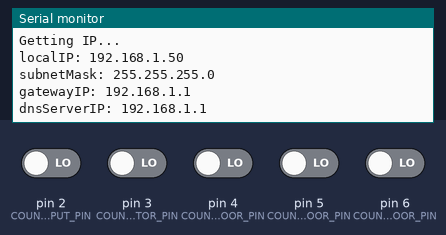
A sketch run on a simulated Arduino Uno, built with avr-gcc and run on an emulated ATmega328P. Parts: the last lines printed to the serial monitor. The inputs (shaded band) are chosen by the test bench; at power-on: pin 2 (COUNTER_INPUT_PIN), pin 3 (COUNTER_COLLECTOR_PIN), pin 4 (COUNTER_WARMFLOOR_PIN), pin 5 (COUNTER_FIRSTFLOOR_PIN), pin 6 (COUNTER_SECONDFLOOR_PIN) LOW. WiFi joins after 1.5 s; servers stay silent unless stated; no MQTT or app messages arrive unless stated.

Above: at 2.7 s.
2.8 s: pin 2 (COUNTER_INPUT_PIN) driven HIGH
At 4.0 s:
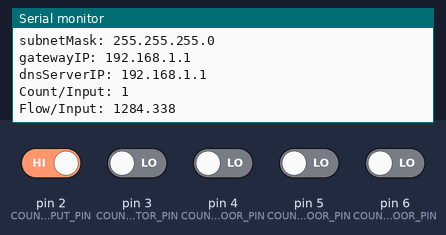
4.3 s: pin 3 (COUNTER_COLLECTOR_PIN) driven HIGH
At 4.9 s:
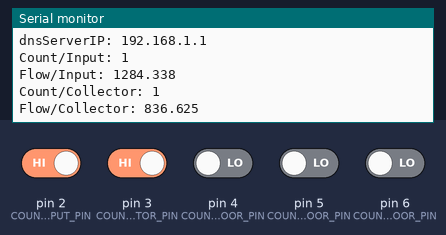
5.8 s: pin 4 (COUNTER_WARMFLOOR_PIN) driven HIGH
At 6.3 s:
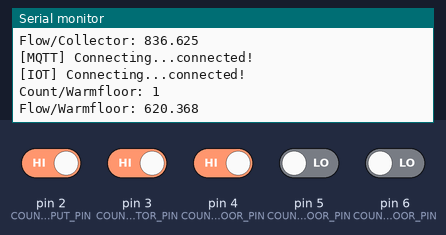
7.3 s: pin 5 (COUNTER_FIRSTFLOOR_PIN) driven HIGH
At 8.5 s:
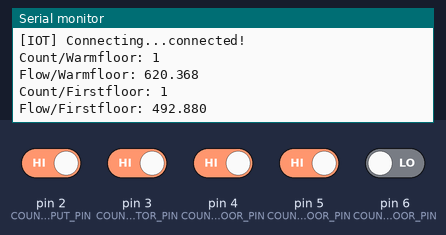
8.8 s: pin 6 (COUNTER_SECONDFLOOR_PIN) driven HIGH
At 9.8 s:
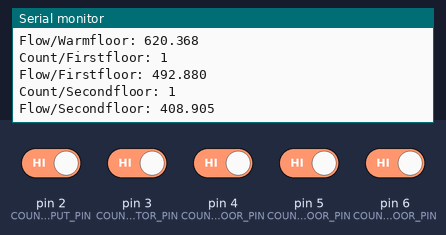

The sketch:

2017-10-22_19_51_44_437.ino
```cpp
/*
 Name:		MQTT.ino
*/

#include <Ethernet.h>
#include <PubSubClient.h>
#include <Bounce2.h>

long now = 0;

EthernetClient ethClient;
byte MAC_ADDRESS[] = { 0x90, 0xA2, 0xDA, 0x0D, 0x31, 0xB8 };

#define MQTT_SERVER "10.20.30.60"
PubSubClient mqttClient(ethClient);
unsigned long mqttlastReconnectAttempt = 0;

#define IOT_SERVER "mqtt.thingspeak.com"
#define CHANELL_ID "344138"
#define WRITE_API_KEY "MVZK45X89XJ2E8EZ"
PubSubClient iotClient(ethClient);
unsigned long iotlastReconnectAttempt = 0;

#define COUNTER_INPUT_PIN 2
Bounce debouncerInputPin = Bounce();
unsigned int counterInputCount = 0;
unsigned long counterInputTime = 0;

#define COUNTER_COLLECTOR_PIN 3
Bounce debouncerCollectorPin = Bounce();
unsigned int counterCollectorCount = 0;
unsigned long counterCollectorTime = 0;

#define COUNTER_WARMFLOOR_PIN 4
Bounce debouncerWarmfloorPin = Bounce();
unsigned int counterWarmfloorCount = 0;
unsigned long counterWarmfloorTime = 0;

#define COUNTER_FIRSTFLOOR_PIN 5
Bounce debouncerFirstfloorPin = Bounce();
unsigned int counterFirstfloorCount = 0;
unsigned long counterFirstfloorTime = 0;

#define COUNTER_SECONDFLOOR_PIN 6
Bounce debouncerSecondfloorPin = Bounce();
unsigned int counterSecondfloorCount = 0;
unsigned long counterSecondfloorTime = 0;

boolean mqttReconnect() {
	if (mqttClient.connect("arduinoClient")) {
		Serial.println("connected!");
		// Once connected, publish an announcement...
		mqttClient.publish("outTopic", "hello world");
		// ... and resubscribe
		//mqttClient.subscribe("inTopic");
	}
	return mqttClient.connected();
}

boolean iotReconnect() {
	if (iotClient.connect("arduinoClient")) {
		Serial.println("connected!");
		// Once connected, publish an announcement...
		iotClient.publish("outTopic", "hello world");
	}
	return iotClient.connected();
}

//void countImp(void) {
//	c++;
//	String pubString = String(c);
//	//pubString = "{\"idx\":7,\"nvalue\":0,\"svalue\":\"" + pubString + "\"}";
//	Serial.println(pubString);
//	mqttClient.publish("H2O/Count", pubString.c_str());
//}

void setup() {
	pinMode(COUNTER_INPUT_PIN, INPUT);
	debouncerInputPin.attach(COUNTER_INPUT_PIN);
	debouncerInputPin.interval(5);
	pinMode(COUNTER_COLLECTOR_PIN, INPUT);
	debouncerCollectorPin.attach(COUNTER_COLLECTOR_PIN);
	debouncerCollectorPin.interval(5);
	pinMode(COUNTER_WARMFLOOR_PIN, INPUT);
	debouncerWarmfloorPin.attach(COUNTER_WARMFLOOR_PIN);
	debouncerWarmfloorPin.interval(5);
	pinMode(COUNTER_FIRSTFLOOR_PIN, INPUT);
	debouncerFirstfloorPin.attach(COUNTER_FIRSTFLOOR_PIN);
	debouncerFirstfloorPin.interval(5);
	pinMode(COUNTER_SECONDFLOOR_PIN, INPUT);
	debouncerSecondfloorPin.attach(COUNTER_SECONDFLOOR_PIN);
	debouncerSecondfloorPin.interval(5);
	Serial.begin(115200);
	Serial.println("Getting IP...");
	Ethernet.begin(MAC_ADDRESS);
	Serial.print("localIP: ");		Serial.println(Ethernet.localIP());
	Serial.print("subnetMask: ");	Serial.println(Ethernet.subnetMask());
	Serial.print("gatewayIP: ");	Serial.println(Ethernet.gatewayIP());
	Serial.print("dnsServerIP: ");	Serial.println(Ethernet.dnsServerIP());
	mqttClient.setServer(MQTT_SERVER, 1883);
	iotClient.setServer(IOT_SERVER, 1883);
}

void loop()
{
	if (!mqttClient.connected()) {
		now = millis();
		if (now - mqttlastReconnectAttempt > 5000) {
			mqttlastReconnectAttempt = now;
			// Attempt to reconnect
			Serial.print("[MQTT] Connecting...");
			if (mqttReconnect()) {mqttlastReconnectAttempt = 0;}
		}
	} else {
		// Client connected
		mqttClient.loop();
	}
	if (!iotClient.connected()) {
		now = millis();
		if (now - iotlastReconnectAttempt > 5000) {
			iotlastReconnectAttempt = now;
			// Attempt to reconnect
			Serial.print("[IOT] Connecting...");
			if (iotReconnect()) { iotlastReconnectAttempt = 0; }
		}
	}
	else {
		// Client connected
		iotClient.loop();
	}
	if (debouncerInputPin.update()) {
		if (debouncerInputPin.rose()) {
			now = millis();
			counterInputCount++;
			float b = (3600000.0 / (now - counterInputTime));
			unsigned long c = b * 1000.0;
			Serial.print("Count/Input: ");
			Serial.println(counterInputCount);
			Serial.print("Flow/Input: ");
			Serial.print(c / 1000);
			Serial.print(".");
			Serial.println(c % 1000);
			counterInputTime = now;
			String pubString = String(counterInputCount);
			mqttClient.publish("Count/Input", pubString.c_str());
			pubString = String(c / 1000);
			mqttClient.publish("Flow/Input", pubString.c_str());
			//String data = String("field1=" + String(t, DEC) + "&field2=" + String(h, DEC) + "&field3=" + String(lightLevel, DEC));
			String iotString = String("field1=") + String(c / 1000);
			// Publish data to ThingSpeak. Replace <YOUR-CHANNEL-ID> with your channel ID and <YOUR-CHANNEL-WRITEAPIKEY> with your write API key
			iotClient.publish("channels/344138/publish/MVZK45X89XJ2E8EZ", iotString.c_str());
		}
	}
	if (debouncerCollectorPin.update()) {
		if (debouncerCollectorPin.rose()) {
			now = millis();
			counterCollectorCount++;
			float b = (3600000.0 / (now - counterCollectorTime));
			unsigned long c = b * 1000.0;
			Serial.print("Count/Collector: ");
			Serial.println(counterCollectorCount);
			Serial.print("Flow/Collector: ");
			Serial.print(c / 1000);
			Serial.print(".");
			Serial.println(c % 1000);
			counterCollectorTime = now;
			String pubString = String(counterCollectorCount);
			mqttClient.publish("Count/Collector", pubString.c_str());
			pubString = String(c / 1000);
			mqttClient.publish("Flow/Collector", pubString.c_str());
		}
	}
	if (debouncerWarmfloorPin.update()) {
		if (debouncerWarmfloorPin.rose()) {
			now = millis();
			counterWarmfloorCount++;
			float b = (3600000.0 / (now - counterWarmfloorTime));
			unsigned long c = b * 1000.0;
			Serial.print("Count/Warmfloor: ");
			Serial.println(counterWarmfloorCount);
			Serial.print("Flow/Warmfloor: ");
			Serial.print(c / 1000);
			Serial.print(".");
			Serial.println(c % 1000);
			counterWarmfloorTime = now;
			String pubString = String(counterWarmfloorCount);
			mqttClient.publish("Count/Warmfloor", pubString.c_str());
			pubString = String(c / 1000);
			mqttClient.publish("Flow/Warmfloor", pubString.c_str());
		}
	}
	if (debouncerFirstfloorPin.update()) {
		if (debouncerFirstfloorPin.rose()) {
			now = millis();
			counterFirstfloorCount++;
			float b = (3600000.0 / (now - counterFirstfloorTime));
			unsigned long c = b * 1000.0;
			Serial.print("Count/Firstfloor: ");
			Serial.println(counterFirstfloorCount);
			Serial.print("Flow/Firstfloor: ");
			Serial.print(c / 1000);
			Serial.print(".");
			Serial.println(c % 1000);
			counterFirstfloorTime = now;
			String pubString = String(counterFirstfloorCount);
			mqttClient.publish("Count/Firstfloor", pubString.c_str());
			pubString = String(c / 1000);
			mqttClient.publish("Flow/Firstfloor", pubString.c_str());
		}
	}
	if (debouncerSecondfloorPin.update()) {
		if (debouncerSecondfloorPin.rose()) {
			now = millis();
			counterSecondfloorCount++;
			float b = (3600000.0 / (now - counterSecondfloorTime));
			unsigned long c = b * 1000.0;
			Serial.print("Count/Secondfloor: ");
			Serial.println(counterSecondfloorCount);
			Serial.print("Flow/Secondfloor: ");
			Serial.print(c / 1000);
			Serial.print(".");
			Serial.println(c % 1000);
			counterSecondfloorTime = now;
			String pubString = String(counterSecondfloorCount);
			mqttClient.publish("Count/Secondfloor", pubString.c_str());
			pubString = String(c / 1000);
			mqttClient.publish("Flow/Secondfloor", pubString.c_str());
		}
	}
}
```

Measured:
- after the input at 2.8 s, the serial monitor: prints a new line at once (image 1)
- after the input at 4.3 s, the serial monitor: prints a new line at once (image 2)
- after the input at 5.8 s, the serial monitor: prints a new line at once (image 3)
- after the input at 7.3 s, the serial monitor: prints a new line at once (image 4)
- after the input at 8.8 s, the serial monitor: prints a new line at once (image 5)
